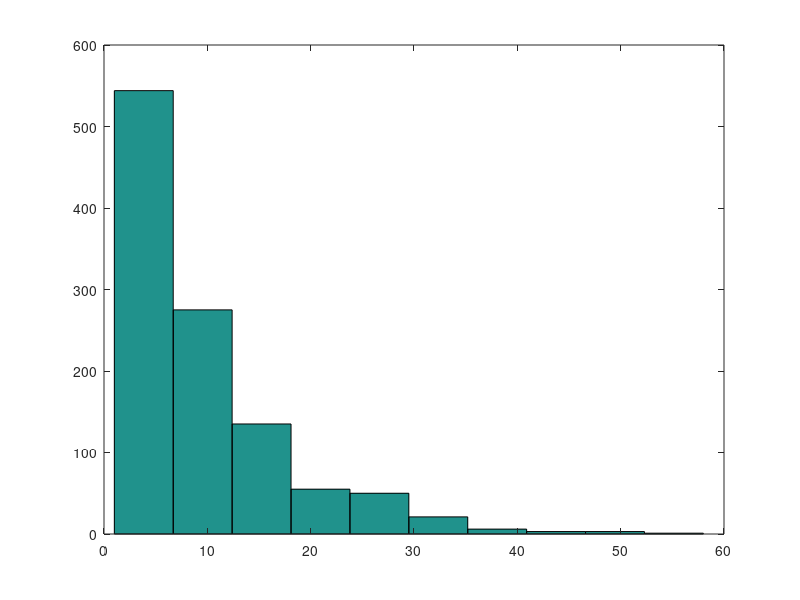

MATLAB code for this plot:
close all
clear all

T = 10; %s
r = 100; %Hz

dt = 0.001; %s
N = T/dt;


t= zeros(1,N);
%Spike sequence generator

for i = 1:N
    if dt*r>rand;
        t(i) = 1;
    else
        t(i) = 0;
    end
end

plot(t);

%Fano factor
n = mean(t);
sigma = std(t);
fano = sigma^2/n

%Coefficient of variation
times = find(t);
isi=zeros(1,length(times));
isi(1) = times(1);
for i= 2:length(times)
    isi(i) = times(i) - times(i-1);
end
mean_isi=mean(isi);
sigma_isi = std(isi);
Cv = mean_isi/sigma_isi

%ISI Histogram
hist(isi)

